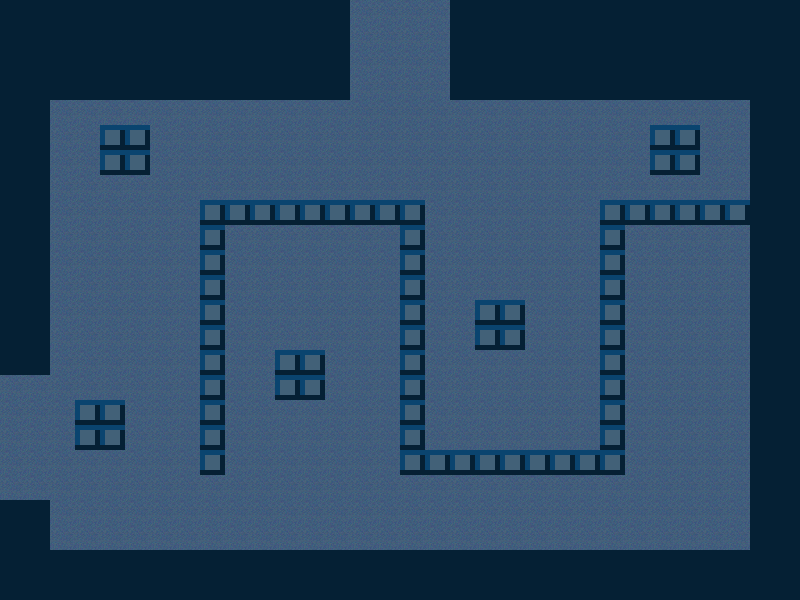

A 2D game scene composited from a Tiled map and its tileset images. What follows is a short description and the map's XML, with each tile layer's data collapsed to a summary:
An orthogonal 32x24 tile map with 25x25 px tiles, 1 tile layer (Tile Layer 1).

<map version="1.0" orientation="orthogonal" renderorder="right-down" width="32" height="24" tilewidth="25" tileheight="25" nextobjectid="1">
 <tileset firstgid="1" name="tileset1" tilewidth="25" tileheight="25" tilecount="64" columns="8">
  <image source="tileset1.png" width="200" height="200" />
 </tileset>
 <layer name="Tile Layer 1" width="32" height="24">
  <data>[768 cells, 768 non-empty, 3 distinct tile ids]</data>
 </layer>
</map>
